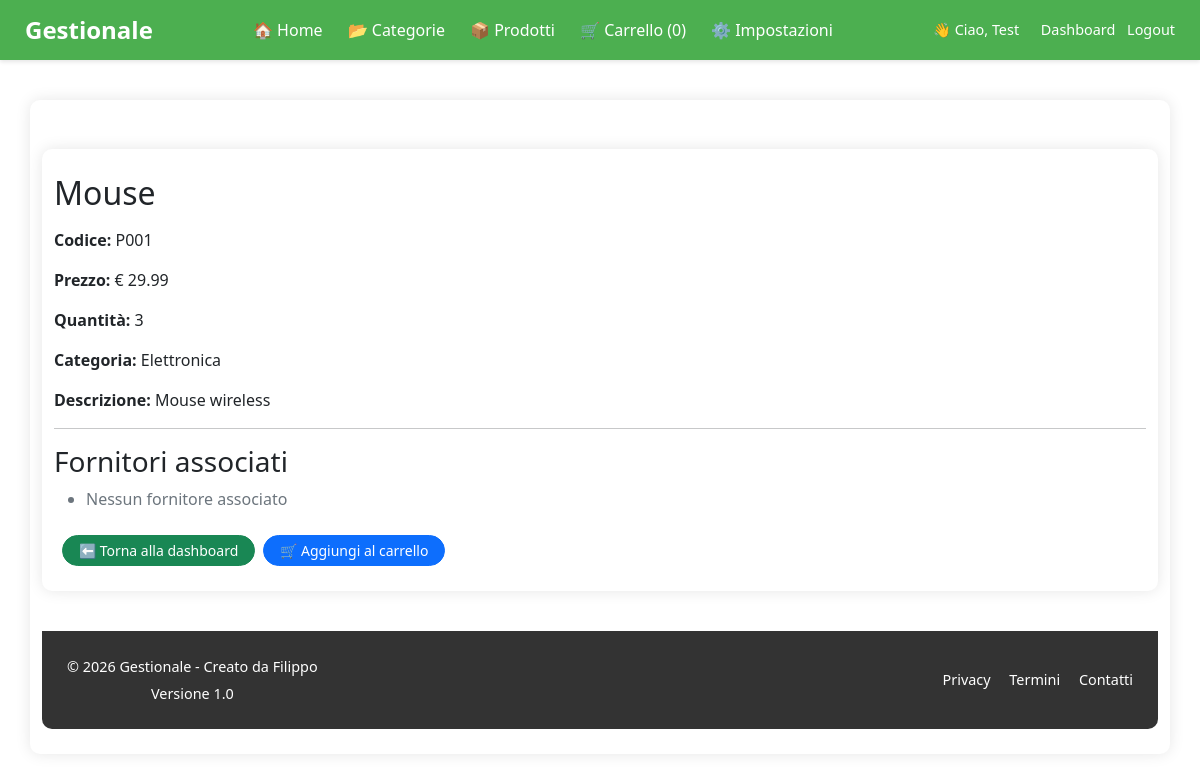
/prodotti/1 (signed in), run on an earlier commit of the app's database.
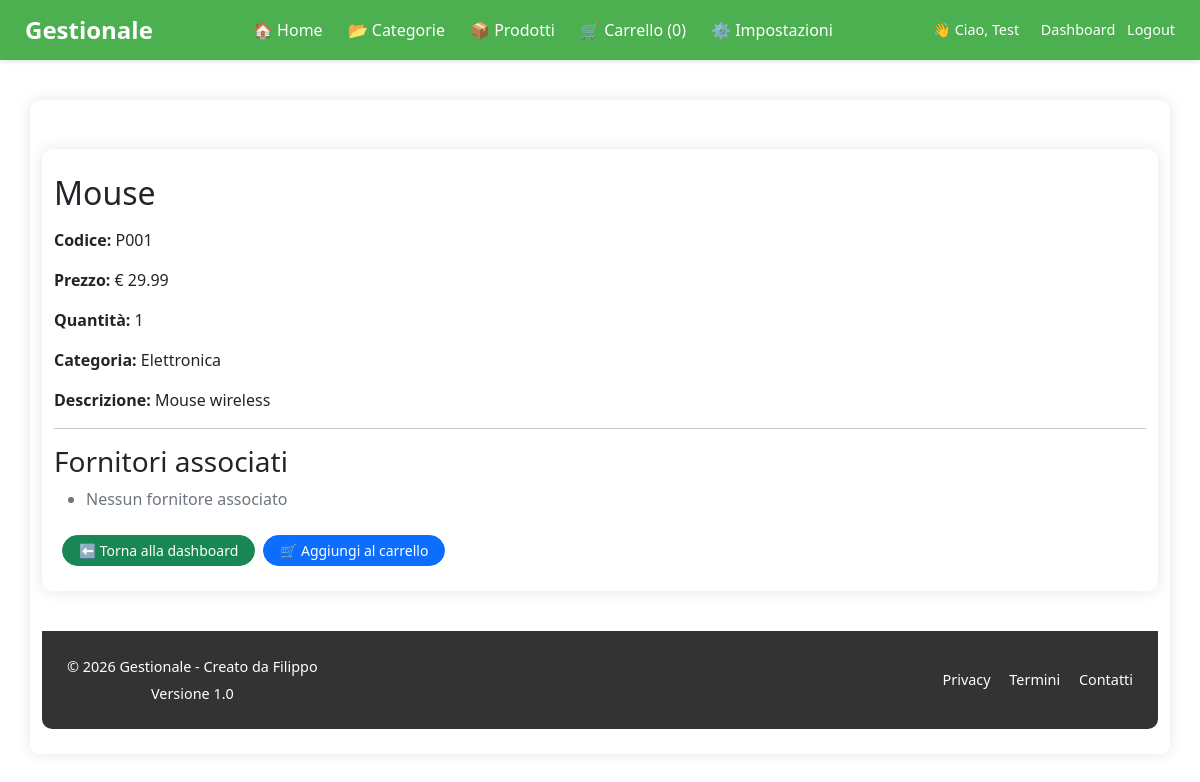
And on a later commit of the database.
### app/models.py (models this page shows)
class Prodotto(db.Model):
    id = db.Column(db.Integer, primary_key=True)
    codice = db.Column(db.String(50), unique=True, nullable=False)
    nome = db.Column(db.String(200), nullable=False)
    descrizione = db.Column(db.Text)
    prezzo = db.Column(db.Numeric(10, 2), nullable=False)
    quantita = db.Column(db.Integer, default=0)
    attivo = db.Column(db.Boolean, default=True)
    categoria_id = db.Column(db.Integer, db.ForeignKey('categoria.id'), nullable=False)
    fornitori = db.relationship(
        'User',
        secondary=fornitore_prodotto,
        back_populates='prodotti'
    )

### app/routes.py (the view)
@main.route('/prodotti/<int:id>')
@login_required
def dettaglio_prodotto(id):
    prodotto = Prodotto.query.get_or_404(id)
    if current_user.ruolo == "FORNITORE":
        if current_user not in prodotto.fornitori:
            flash("Non hai accesso a questo prodotto")
            return redirect(url_for('main.dashboard_fornitore'))
    return render_template('prodotti/dettaglio_prodotto.html', prodotto=prodotto)

### app/__init__.py (called while the page is built)
def create_app():
    app = Flask(__name__)
    env = os.getenv('FLASK_ENV', 'development')
    app.config.from_object(config[env])
    stripe.api_key = app.config['STRIPE_SECRET_KEY']
    mail.init_app(app)
    db.init_app(app)
    migrate.init_app(app, db)
    login_manager.init_app(app)
    from app.models import User
    @login_manager.user_loader
    def load_user(user_id):
        return User.query.get(int(user_id))
    from app.auth.routes import auth
    app.register_blueprint(auth)
    from app.webhook import webhook_bp
    app.register_blueprint(webhook_bp)
    from app.routes import main
    app.register_blueprint(main)
    return app

### app/templates/prodotti/dettaglio_prodotto.html (shortened to what this page needs)
{% extends 'layout/base.html' %}
{% block content %}
<div class="container mt-4">
    <h2 class="mb-3">{{ prodotto.nome }}</h2>
    <p><strong>Codice:</strong> {{ prodotto.codice }}</p>
    <p><strong>Prezzo:</strong> € {{ prodotto.prezzo }}</p>
    <p><strong>Quantità:</strong> {{ prodotto.quantita }}</p>
    <p><strong>Categoria:</strong> {{ prodotto.categoria.nome }}</p>
    {% if prodotto.descrizione %}
        <p><strong>Descrizione:</strong> {{ prodotto.descrizione }}</p>
    {% else %}
        <p class="text-muted"><em>Nessuna descrizione disponibile</em></p>
    {% endif %}
    <hr>
    <h3 class="mt-3">Fornitori associati</h3>
    <ul>
        {% for f in prodotto.fornitori %}
            <li>{{ f.ragione_sociale }} ({{ f.partita_iva }})</li>
        {% else %}
            <li class="text-muted">Nessun fornitore associato</li>
        {% endfor %}
    </ul>
    <div class="mt-4 d-flex flex-wrap gap-2">
        {% if current_user.ruolo == "FORNITORE" %}
            <a href="{{ url_for('main.dashboard_fornitore') }}"
               class="btn btn-success btn-sm rounded-pill px-3 ms-2">
                ⬅ Torna alla dashboard
            </a>
        {% elif current_user.ruolo == "CLIENTE" %}
            <a href="{{ url_for('main.dashboard_cliente') }}"
               class="btn btn-success btn-sm rounded-pill px-3 ms-2">
                ⬅ Torna alla dashboard
            </a>
        {% elif current_user.ruolo == "ADMIN" %}
            <a href="{{ url_for('main.dashboard_admin') }}"
               class="btn btn-success btn-sm rounded-pill px-3 ms-2">
                ⬅ Torna alla dashboard
            </a>
        {% endif %}
        {% if current_user.is_authenticated and current_user.ruolo == "CLIENTE"     %}
            <form action="{{ url_for('main.cart_add', id=prodotto.id) }}">
                <button type="submit" class="btn btn-primary btn-sm rounded-pill px-3">
                    🛒 Aggiungi al carrello
                </button>
            </form>
        {% endif %}
    </div>
</div>
{% endblock %}

What changed in the data, as far as the page shows it:
changed Prodotto "Mouse": quantita "3" → "1"
